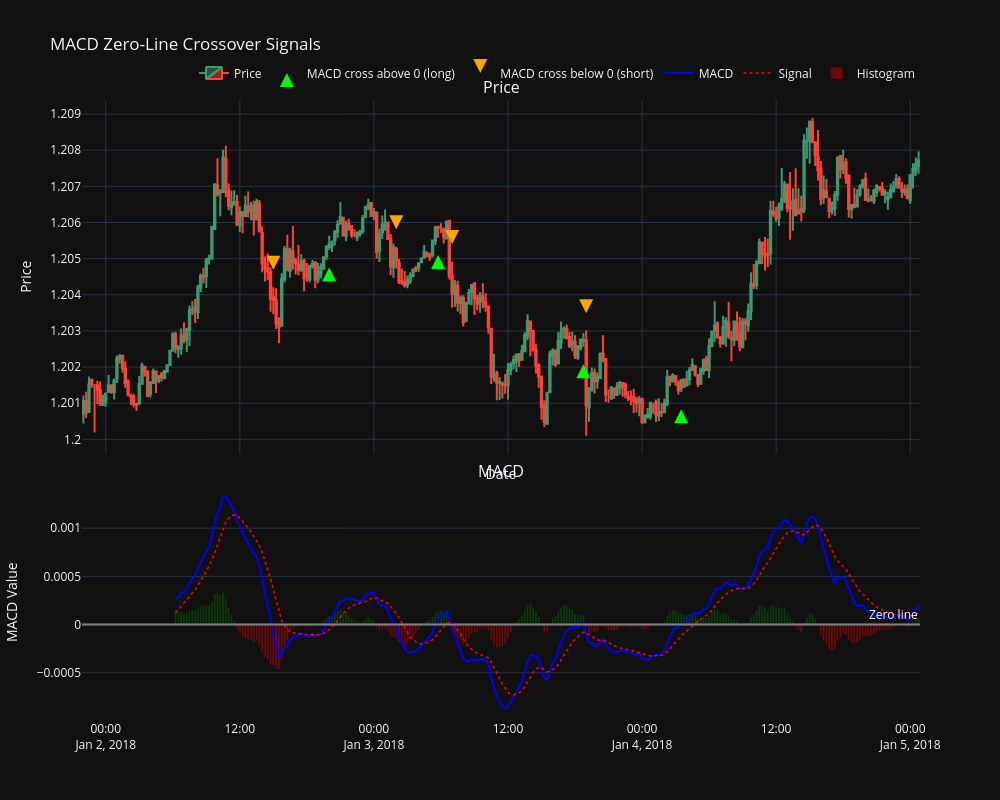

This figure's notebook cell:
### Code cell
mtest.plot(0,300)

### Figure 1 — Plotly figure (JSON) as saved in the notebook; plotly's stock layout.template omitted (floating-point values rounded to 4 significant figures; data arrays with more than 128 entries replaced by an {"elided": "..."} marker saying what was removed)
{"data": [{"close": {"elided": "300 float values"}, "high": {"elided": "300 float values"}, "low": {"elided": "300 float values"}, "name": "Price", "open": {"elided": "300 float values"}, "type": "candlestick", "x": {"elided": "300 str values"}, "xaxis": "x", "yaxis": "y"}, {"marker": {"color": "lime", "size": 14, "symbol": "arrow-up"}, "mode": "markers", "name": "MACD cross above 0 (long)", "type": "scatter", "x": ["2018-01-02T20:00:00.000000", "2018-01-03T05:45:00.000000", "2018-01-03T18:45:00.000000", "2018-01-04T03:30:00.000000"], "xaxis": "x", "y": [1.205, 1.205, 1.202, 1.201], "yaxis": "y"}, {"marker": {"color": "orange", "size": 14, "symbol": "arrow-down"}, "mode": "markers", "name": "MACD cross below 0 (short)", "type": "scatter", "x": ["2018-01-02T15:00:00.000000", "2018-01-03T02:00:00.000000", "2018-01-03T07:00:00.000000", "2018-01-03T19:00:00.000000"], "xaxis": "x", "y": [1.205, 1.206, 1.205, 1.203], "yaxis": "y"}, {"line": {"color": "blue", "width": 2}, "mode": "lines", "name": "MACD", "type": "scatter", "x": {"elided": "300 str values"}, "xaxis": "x2", "y": {"elided": "300 float values"}, "yaxis": "y2"}, {"line": {"color": "red", "dash": "dot", "width": 1.5}, "mode": "lines", "name": "Signal", "type": "scatter", "x": {"elided": "300 str values"}, "xaxis": "x2", "y": {"elided": "300 float values"}, "yaxis": "y2"}, {"marker": {"color": {"elided": "300 str values"}}, "name": "Histogram", "opacity": 0.4, "type": "bar", "x": {"elided": "300 str values"}, "xaxis": "x2", "y": {"elided": "300 float values"}, "yaxis": "y2"}], "layout": {"annotations": [{"font": {"size": 16}, "showarrow": false, "text": "Price", "x": 0.5, "xanchor": "center", "xref": "paper", "y": 1, "yanchor": "bottom", "yref": "paper"}, {"font": {"size": 16}, "showarrow": false, "text": "MACD", "x": 0.5, "xanchor": "center", "xref": "paper", "y": 0.38, "yanchor": "bottom", "yref": "paper"}, {"showarrow": false, "text": "Zero line", "x": 1, "xanchor": "right", "xref": "x2 domain", "y": 0, "yanchor": "bottom", "yref": "y2"}], "height": 800, "hovermode": "x unified", "legend": {"orientation": "h", "x": 1, "xanchor": "right", "y": 1.02, "yanchor": "bottom"}, "shapes": [{"line": {"color": "gray", "dash": "solid"}, "type": "line", "x0": 0, "x1": 1, "xref": "x2 domain", "y0": 0, "y1": 0, "yref": "y2"}], "title": {"text": "MACD Zero‑Line Crossover Signals"}, "width": 1000, "xaxis": {"anchor": "y", "domain": [0, 1], "matches": "x2", "rangeslider": {"visible": false}, "showticklabels": false, "title": {"text": "Date"}}, "xaxis2": {"anchor": "y2", "domain": [0, 1], "rangeslider": {"visible": false}}, "yaxis": {"anchor": "x", "domain": [0.43, 1], "title": {"text": "Price"}}, "yaxis2": {"anchor": "x2", "domain": [0, 0.38], "title": {"text": "MACD Value"}}}}
